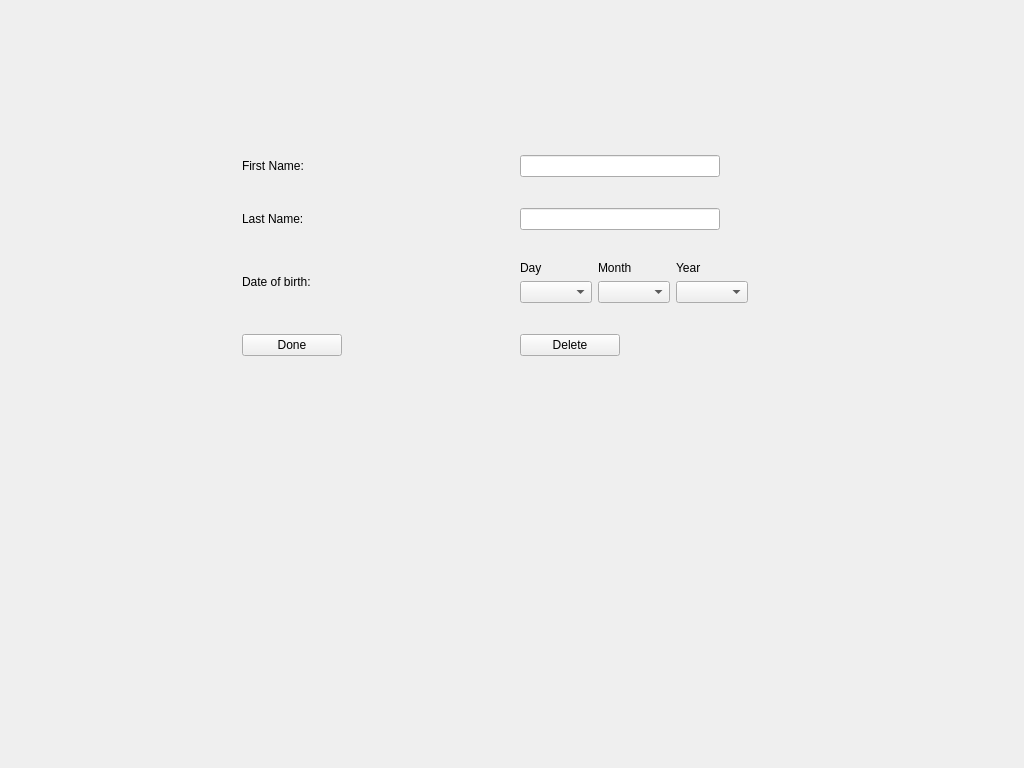
<?xml version="1.0" encoding="UTF-8"?>
<ui version="4.0">
 <class>EditChildForm</class>
 <widget class="QWidget" name="EditChildForm">
  <property name="geometry">
   <rect>
    <x>0</x>
    <y>0</y>
    <width>1024</width>
    <height>768</height>
   </rect>
  </property>
  <property name="windowTitle">
   <string>Form</string>
  </property>
  <widget class="QWidget" name="gridLayoutWidget">
   <property name="geometry">
    <rect>
     <x>70</x>
     <y>130</y>
     <width>851</width>
     <height>251</height>
    </rect>
   </property>
   <layout class="QGridLayout" name="gridLayout">
    <item row="3" column="0">
     <widget class="QLabel" name="label_3">
      <property name="maximumSize">
       <size>
        <width>16777215</width>
        <height>40</height>
       </size>
      </property>
      <property name="text">
       <string>Date of birth:</string>
      </property>
     </widget>
    </item>
    <item row="4" column="0">
     <widget class="QPushButton" name="goBackButton">
      <property name="maximumSize">
       <size>
        <width>100</width>
        <height>16777215</height>
       </size>
      </property>
      <property name="text">
       <string>Done</string>
      </property>
     </widget>
    </item>
    <item row="1" column="0">
     <widget class="QLabel" name="label">
      <property name="text">
       <string>First Name: </string>
      </property>
     </widget>
    </item>
    <item row="2" column="1">
     <widget class="QLineEdit" name="lastNameEdit">
      <property name="maximumSize">
       <size>
        <width>200</width>
        <height>16777215</height>
       </size>
      </property>
     </widget>
    </item>
    <item row="2" column="0">
     <widget class="QLabel" name="label_2">
      <property name="text">
       <string>Last Name:</string>
      </property>
     </widget>
    </item>
    <item row="1" column="1">
     <widget class="QLineEdit" name="firstNameEdit">
      <property name="maximumSize">
       <size>
        <width>200</width>
        <height>16777215</height>
       </size>
      </property>
     </widget>
    </item>
    <item row="3" column="1">
     <layout class="QGridLayout" name="gridLayout_2">
      <item row="0" column="0">
       <widget class="QLabel" name="label_4">
        <property name="text">
         <string>Day</string>
        </property>
       </widget>
      </item>
      <item row="0" column="1">
       <widget class="QLabel" name="label_5">
        <property name="text">
         <string>Month</string>
        </property>
       </widget>
      </item>
      <item row="1" column="0">
       <widget class="QComboBox" name="dayCombo"/>
      </item>
      <item row="0" column="2">
       <widget class="QLabel" name="label_6">
        <property name="text">
         <string>Year</string>
        </property>
       </widget>
      </item>
      <item row="1" column="1">
       <widget class="QComboBox" name="monthCombo"/>
      </item>
      <item row="1" column="2">
       <widget class="QComboBox" name="yearCombo"/>
      </item>
     </layout>
    </item>
    <item row="4" column="1">
     <widget class="QPushButton" name="deleteButton">
      <property name="maximumSize">
       <size>
        <width>100</width>
        <height>16777215</height>
       </size>
      </property>
      <property name="text">
       <string>Delete</string>
      </property>
     </widget>
    </item>
   </layout>
  </widget>
 </widget>
 <resources/>
 <connections/>
</ui>
